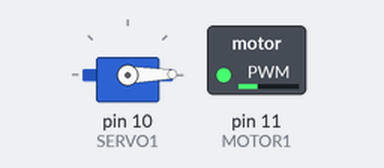
Recording of a sketch running on a simulated Arduino Uno, built with avr-gcc and run on an emulated ATmega328P. On the bench: servo, switched loads named in the sketch (green lamp = pin HIGH).

Above: at 0.1 s.
At 6.6 s:
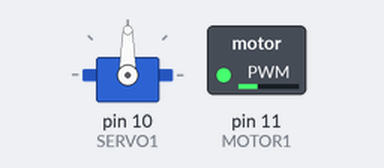
At 13.1 s:
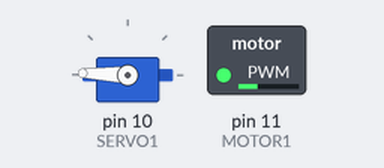
At 34.1 s:
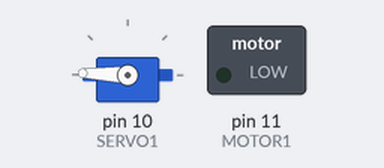
Timing chart, 0 to 40.0 s (numbered marks = the images above):
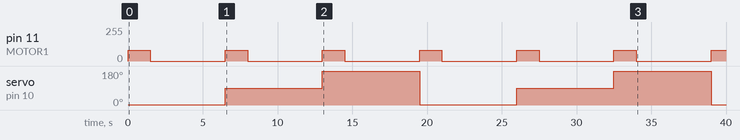

The sketch:

RoboVoador.pde
```cpp
#include <Servo.h>

#define MOTOR1 11
#define SERVO1 10
#define LDR 0
Servo myservo;

void setup()
{
  Serial.begin(9600);
  myservo.attach(SERVO1);
}

void loop()
{
  myservo.write(1);
  funcionaMotor(1500);
  delay(5000);
  myservo.write(90);
  funcionaMotor(1500);
  delay(5000);
  myservo.write(178);
  funcionaMotor(1500);
  delay(5000);
}

void funcionaMotor(int tempo) {
  analogWrite(MOTOR1,80);
  delay(tempo);
  analogWrite(MOTOR1,0);
}
```

Measured:
- by itself, pin 11 (MOTOR1): alternates 80/255 for 1.5 s and 0/255 for 5.0 s
- by itself, servo on pin 10 (SERVO1): 1° → 90° at 6.5 s, → 178° 6.5 s later, → 1° 6.5 s later, → 90° 6.5 s later, … (6 changes in this stretch)
